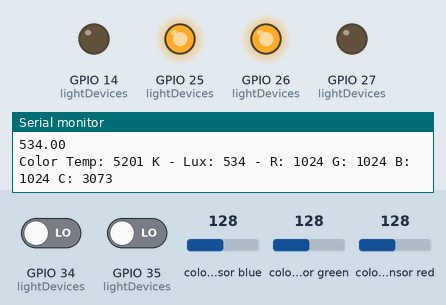
The program below on a simulated ESP32. Parts: output pins drawn as LEDs (lit = HIGH), the last lines printed to the serial monitor. Inputs (shaded band) come from the test bench; at power-on: colour sensor blue 128, colour sensor green 128, GPIO 34 (lightDevices) LOW, GPIO 35 (lightDevices) LOW, colour sensor red 128.

Above: at 2.4 s.
2.5 s: colour sensor blue set to 207
4.0 s: colour sensor blue set to 213
At 4.6 s:
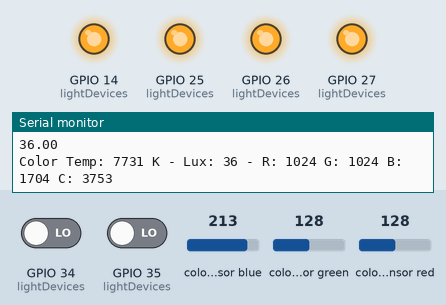
7.0 s: colour sensor green set to 134
At 8.2 s:
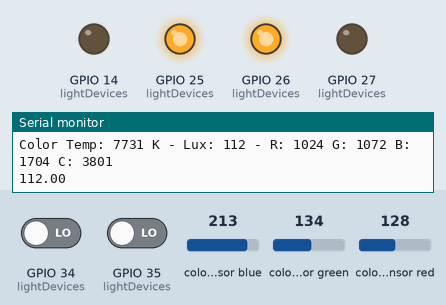
8.6 s: colour sensor blue set to 220
11.6 s: colour sensor blue set to 228
At 12.3 s:
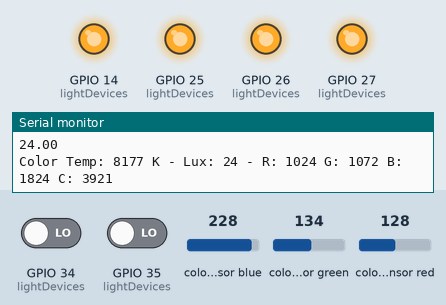
13.1 s: colour sensor blue set to 5
At 14.2 s:
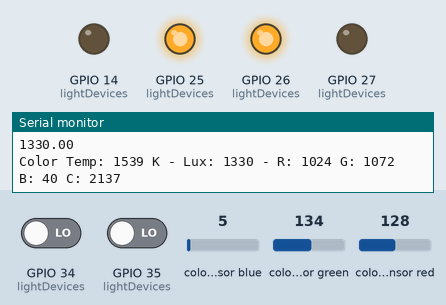
Timing chart, 0 to 15.7 s (numbered marks = the images above; inputs shaded):
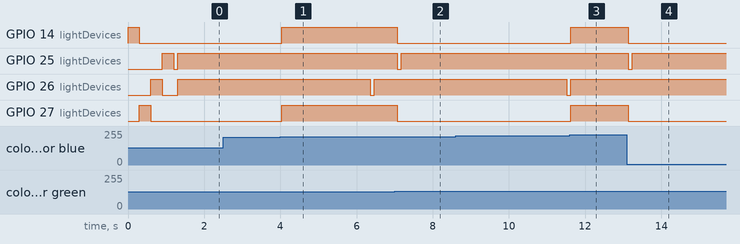

Measured:
- the behaviour switches between 210 and 211 on colour sensor blue (found by bisection; images 0 and 1)
- the behaviour switches between 129 and 130 on colour sensor green (found by bisection; images 1 and 2)
- the behaviour switches between 223 and 224 on colour sensor blue (found by bisection; images 2 and 3)
- after the input at 4.0 s, GPIO 14 (lightDevices), GPIO 27 (lightDevices): LOW → HIGH at once; GPIO 25 (lightDevices): stays HIGH (without the input it goes to LOW after 2.4 s)
- after the input at 7.0 s, GPIO 14 (lightDevices), GPIO 27 (lightDevices): HIGH → LOW after 0.07 s; GPIO 25 (lightDevices): HIGH → LOW after 0.07 s, → HIGH 0.10 s later
- after the input at 11.6 s, GPIO 14 (lightDevices), GPIO 27 (lightDevices): LOW → HIGH at once; GPIO 25 (lightDevices): stays HIGH (without the input it goes to LOW after 0.63 s)
- after the input at 13.1 s, GPIO 14 (lightDevices), GPIO 27 (lightDevices): HIGH → LOW at once; GPIO 25 (lightDevices): HIGH → LOW at once, → HIGH 0.10 s later

The program:

main.cpp
```cpp
#include <Arduino.h>
#include <Wire.h>
#include <Adafruit_TCS34725.h>

#define SDA_PIN 21
#define SCL_PIN 22


struct lightDevice
{
  int pin; //Pin del led
  char mode; // A=Auto, P=Presence, O=On, L=Off, B=Auto&Presence, T=Time
  bool presence; //True=Puede Configurarse como Luz con Presencia
  int presencePin; //Pin del sensor de presencia
  int timeOn; //lleva el tiempo que se encendio el dispositivo
  bool state; //True=Encendido, False=Apagado
  int defaultTime; //Tiempo de encedido cuando detecta presencia
  char *timeToOn; //Fecha programada de encendido
  char *timeToOff; //Fecha programada de apagado
};

lightDevice lightDevices[] = {
    {14, 'A', false, 0, 0, false, 0},
    {27, 'A', false, 0, 0, false, 0},
    {26, 'P', true, 35, 0, false, 5000},
    {25, 'B', true, 34, 0, false, 5000}};

int  desiredBrightness = 50;
int numberLightDevices = sizeof(lightDevices) / sizeof(lightDevices[0]);

// Objeto de tipo sensor de Luz
Adafruit_TCS34725 myTCS = Adafruit_TCS34725(TCS34725_INTEGRATIONTIME_614MS, TCS34725_GAIN_1X);

int getLuminosity(Adafruit_TCS34725 &tcs);
void printColorSensorInfo(Adafruit_TCS34725 &tcs);
void controlLight(float lux, lightDevice &lightDevice);

void setup(void)
{

  Serial.begin(115200);
  Wire.begin(SDA_PIN, SCL_PIN);

  if (myTCS.begin())
  {
    Serial.println("Found sensor");
  }
  else
  {
    Serial.println("No TCS34725 found ... check your connections");
    while (1)
      ;
  }


  for (int i = 0; i < numberLightDevices; i++)
  {
    pinMode(lightDevices[i].pin, OUTPUT);
    digitalWrite(lightDevices[i].pin, HIGH);
    delay(300);
    digitalWrite(lightDevices[i].pin, LOW);
    if (lightDevices[i].presence)
    {
      pinMode(lightDevices[i].presencePin, INPUT);
    }
  }
}

void loop(void)
{
  printColorSensorInfo(myTCS);
  float actualBrightness = getLuminosity(myTCS);
  Serial.println(actualBrightness);
  for (int i = 0; i < numberLightDevices; i++)
  {
    controlLight(actualBrightness, lightDevices[i]);
  }
}

void printColorSensorInfo(Adafruit_TCS34725 &tcs)
{
  uint16_t r, g, b, c, colorTemp, lux;
  tcs.getRawData(&r, &g, &b, &c);
  colorTemp = tcs.calculateColorTemperature_dn40(r, g, b, c);
  lux = tcs.calculateLux(r, g, b);
  Serial.print("Color Temp: ");
  Serial.print(colorTemp, DEC);
  Serial.print(" K - ");
  Serial.print("Lux: ");
  Serial.print(lux, DEC);
  Serial.print(" - ");
  Serial.print("R: ");
  Serial.print(r, DEC);
  Serial.print(" ");
  Serial.print("G: ");
  Serial.print(g, DEC);
  Serial.print(" ");
  Serial.print("B: ");
  Serial.print(b, DEC);
  Serial.print(" ");
  Serial.print("C: ");
  Serial.print(c, DEC);
  Serial.print(" ");
  Serial.println(" ");
}

int getLuminosity(Adafruit_TCS34725 &tcs)
{
  uint16_t r, g, b, c, lux;
  tcs.getRawData(&r, &g, &b, &c);
  lux = tcs.calculateLux(r, g, b);
  return lux;
}

void controlLight(float lux, lightDevice &lightDevice)
{
  switch (lightDevice.mode)
  {
  case 'O':
    digitalWrite(lightDevice.pin, HIGH);
    lightDevice.state = true;
    break;
  case 'L':
    digitalWrite(lightDevice.pin, LOW);
    lightDevice.state = false;
    break;
  case 'P':
    if (lightDevice.presence)
    { // Primero debe de estar configurado como modo de presencia
      if (digitalRead(lightDevice.presencePin) == LOW)
      { // Aseguramos que el pin de presencia haya detectado algo
        if (!lightDevice.state)
        { // Si no esta encendido
          digitalWrite(lightDevice.pin, HIGH);
          lightDevice.timeOn = millis(); // Guardamos el momento en que se encendió
          lightDevice.state = true;
        }
      }
      if (lightDevice.state && millis() - lightDevice.timeOn >= lightDevice.defaultTime)
      {
        digitalWrite(lightDevice.pin, LOW);
        lightDevice.state = false;
        lightDevice.timeOn=0;
      }
    }
    break;
  case 'A':
    if (lux < desiredBrightness)
    {
      digitalWrite(lightDevice.pin, HIGH);
      lightDevice.state = true;
    }
    else
    {
      digitalWrite(lightDevice.pin, LOW);
      lightDevice.state = false;
    }
    break;
  case 'B':
    if (lightDevice.presence)
    { // Primero debe de estar configurado como modo de presencia
      if (digitalRead(lightDevice.presencePin) == LOW)
      { // Aseguramos que el pin de presencia haya detectado algo
        if (!lightDevice.state)
        { // Si no esta encendido
          digitalWrite(lightDevice.pin, HIGH);
          lightDevice.timeOn = millis(); // Guardamos el momento en que se encendió
          lightDevice.state = true;
        }
      }
      if (lightDevice.state && millis() - lightDevice.timeOn >= lightDevice.defaultTime)
      {
        digitalWrite(lightDevice.pin, LOW);
        lightDevice.state = false;
        lightDevice.timeOn=0;
      }
      if(lightDevice.timeOn!=0)
        return;
    }
    if (lux < desiredBrightness)
    {
      digitalWrite(lightDevice.pin, HIGH);
      lightDevice.state = true;
    }
    else
    {
      digitalWrite(lightDevice.pin, LOW);
      lightDevice.state = false;
    }
    break;
  case 'T':
    Serial.print("Pending Implementation");
    // Se valida la fecha actual con la fecha que esta configurado el sensor
    // Si se encuentra entre el intervalo de fecha establecido, se encedera el sensor
    // La fecha la proporcionará el HOST
    break;
  default:
    Serial.print("Not valid Mode");
    break;
  }
}
```
